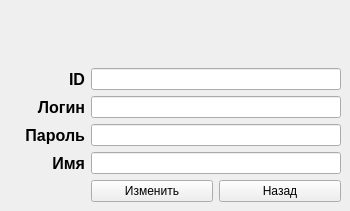
<?xml version="1.0" encoding="UTF-8"?>
<ui version="4.0">
 <class>UpdateAdmin</class>
 <widget class="QMainWindow" name="UpdateAdmin">
  <property name="geometry">
   <rect>
    <x>0</x>
    <y>0</y>
    <width>350</width>
    <height>211</height>
   </rect>
  </property>
  <property name="windowTitle">
   <string>MainWindow</string>
  </property>
  <widget class="QWidget" name="centralwidget">
   <layout class="QGridLayout" name="gridLayout">
    <item row="4" column="0">
     <widget class="QLabel" name="label_3">
      <property name="enabled">
       <bool>true</bool>
      </property>
      <property name="font">
       <font>
        <pointsize>12</pointsize>
        <weight>75</weight>
        <bold>true</bold>
       </font>
      </property>
      <property name="text">
       <string>Имя</string>
      </property>
      <property name="alignment">
       <set>Qt::AlignRight|Qt::AlignTrailing|Qt::AlignVCenter</set>
      </property>
     </widget>
    </item>
    <item row="7" column="1" colspan="2">
     <widget class="QPushButton" name="pushOk">
      <property name="enabled">
       <bool>true</bool>
      </property>
      <property name="text">
       <string>Изменить</string>
      </property>
     </widget>
    </item>
    <item row="7" column="0">
     <spacer name="horizontalSpacer">
      <property name="enabled">
       <bool>true</bool>
      </property>
      <property name="orientation">
       <enum>Qt::Horizontal</enum>
      </property>
      <property name="sizeHint" stdset="0">
       <size>
        <width>40</width>
        <height>20</height>
       </size>
      </property>
     </spacer>
    </item>
    <item row="1" column="1" colspan="4">
     <widget class="QLineEdit" name="lineEditID">
      <property name="enabled">
       <bool>true</bool>
      </property>
     </widget>
    </item>
    <item row="7" column="3" colspan="2">
     <widget class="QPushButton" name="pushCancel">
      <property name="enabled">
       <bool>true</bool>
      </property>
      <property name="text">
       <string>Назад</string>
      </property>
     </widget>
    </item>
    <item row="3" column="1" colspan="4">
     <widget class="QLineEdit" name="lineEditPass">
      <property name="enabled">
       <bool>true</bool>
      </property>
     </widget>
    </item>
    <item row="2" column="1" colspan="4">
     <widget class="QLineEdit" name="lineEditLogin">
      <property name="enabled">
       <bool>true</bool>
      </property>
      <property name="minimumSize">
       <size>
        <width>250</width>
        <height>0</height>
       </size>
      </property>
     </widget>
    </item>
    <item row="3" column="0">
     <widget class="QLabel" name="label_2">
      <property name="enabled">
       <bool>true</bool>
      </property>
      <property name="font">
       <font>
        <pointsize>12</pointsize>
        <weight>75</weight>
        <bold>true</bold>
       </font>
      </property>
      <property name="text">
       <string>Пароль</string>
      </property>
      <property name="alignment">
       <set>Qt::AlignRight|Qt::AlignTrailing|Qt::AlignVCenter</set>
      </property>
     </widget>
    </item>
    <item row="2" column="0">
     <widget class="QLabel" name="label">
      <property name="enabled">
       <bool>true</bool>
      </property>
      <property name="font">
       <font>
        <pointsize>12</pointsize>
        <weight>75</weight>
        <bold>true</bold>
       </font>
      </property>
      <property name="text">
       <string>Логин</string>
      </property>
      <property name="alignment">
       <set>Qt::AlignRight|Qt::AlignTrailing|Qt::AlignVCenter</set>
      </property>
     </widget>
    </item>
    <item row="4" column="1" colspan="4">
     <widget class="QLineEdit" name="lineEditName">
      <property name="enabled">
       <bool>true</bool>
      </property>
     </widget>
    </item>
    <item row="1" column="0">
     <widget class="QLabel" name="label_4">
      <property name="enabled">
       <bool>true</bool>
      </property>
      <property name="font">
       <font>
        <pointsize>12</pointsize>
        <weight>75</weight>
        <bold>true</bold>
       </font>
      </property>
      <property name="text">
       <string>ID</string>
      </property>
      <property name="alignment">
       <set>Qt::AlignRight|Qt::AlignTrailing|Qt::AlignVCenter</set>
      </property>
     </widget>
    </item>
    <item row="0" column="0" colspan="5">
     <widget class="QLabel" name="labelinfo">
      <property name="enabled">
       <bool>true</bool>
      </property>
      <property name="font">
       <font>
        <pointsize>12</pointsize>
        <weight>75</weight>
        <bold>true</bold>
       </font>
      </property>
      <property name="text">
       <string/>
      </property>
      <property name="alignment">
       <set>Qt::AlignCenter</set>
      </property>
     </widget>
    </item>
   </layout>
  </widget>
 </widget>
 <resources/>
 <connections/>
</ui>
